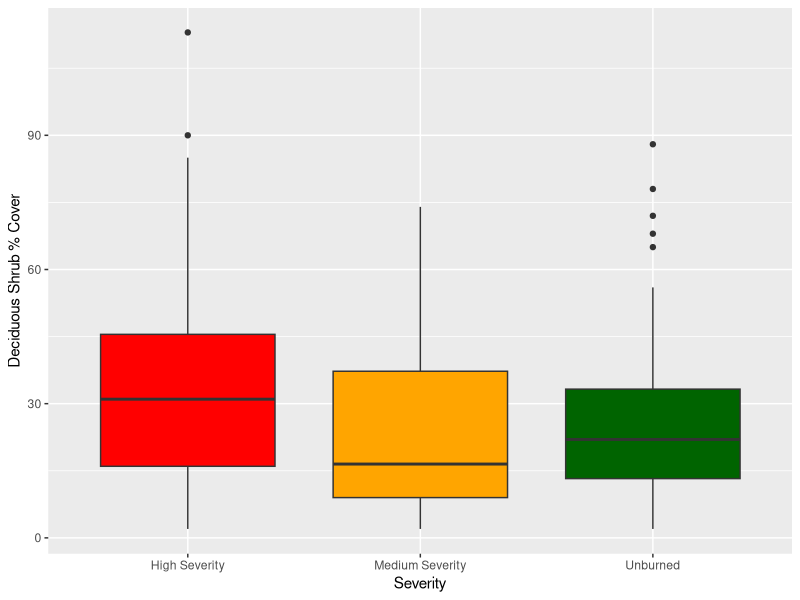
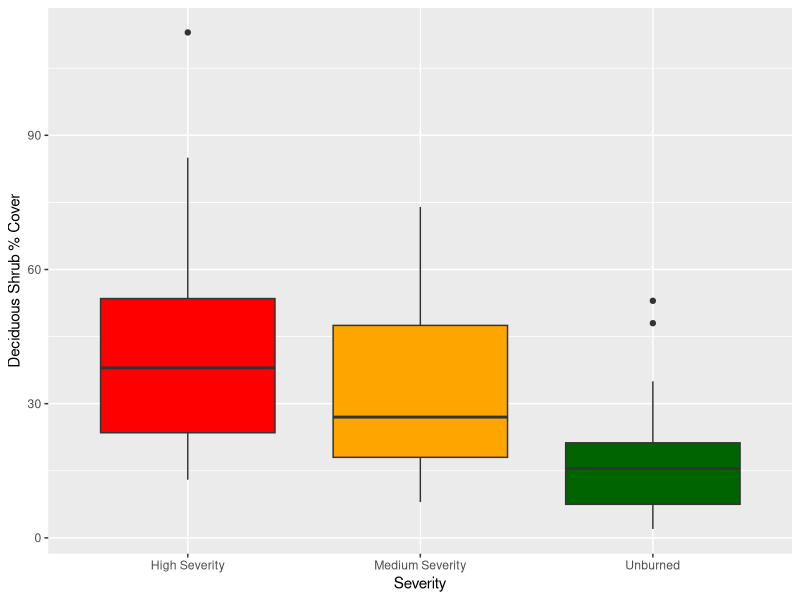
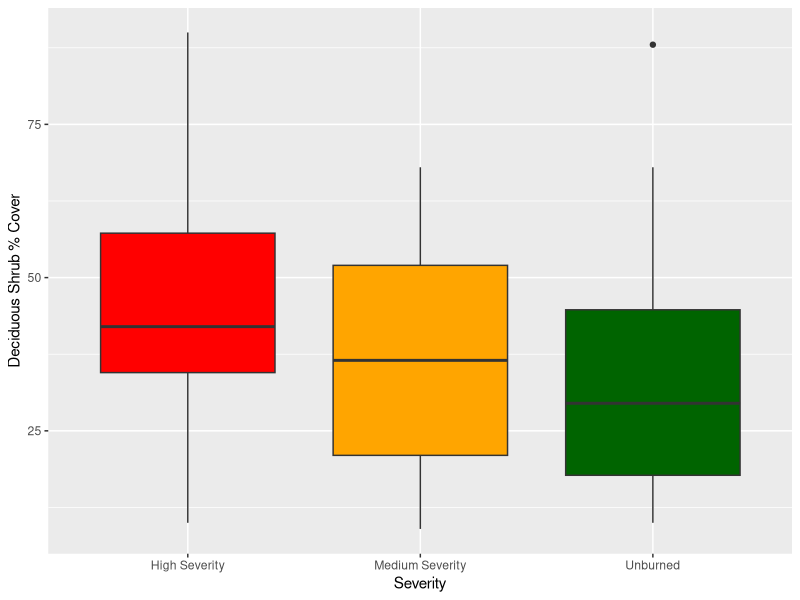
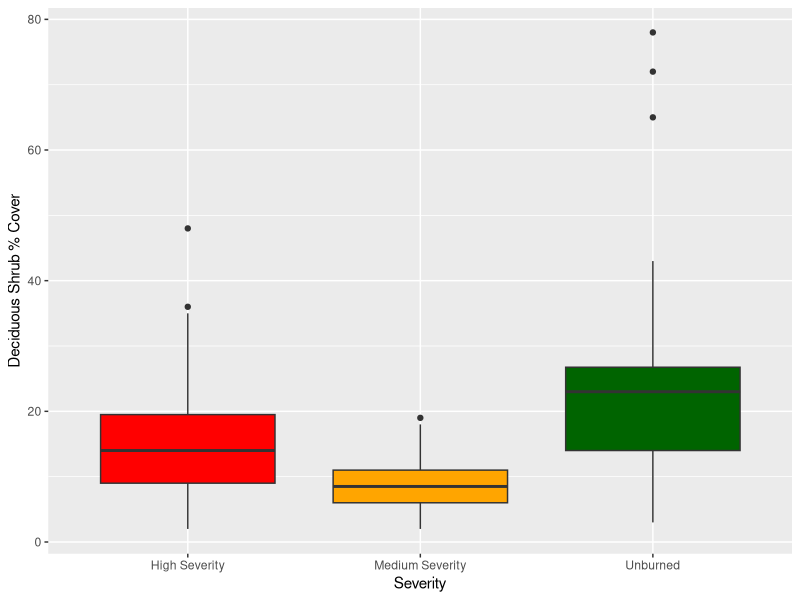
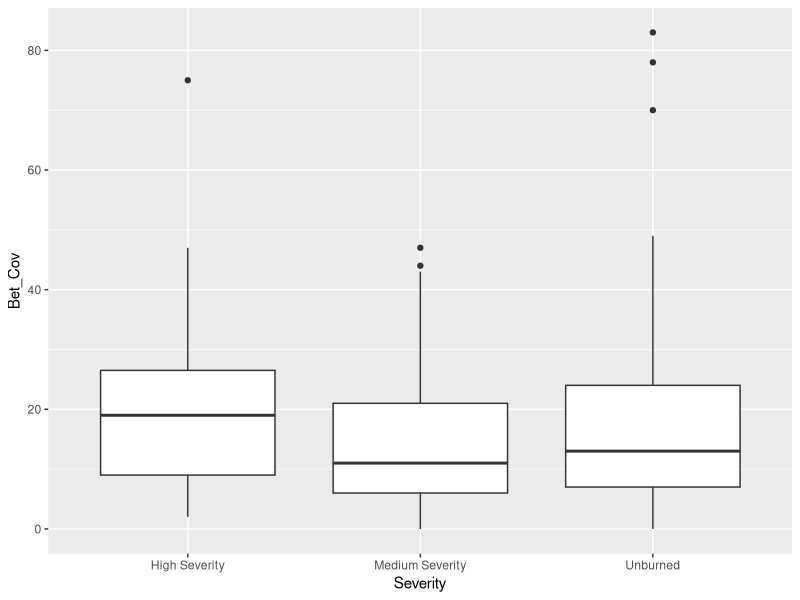
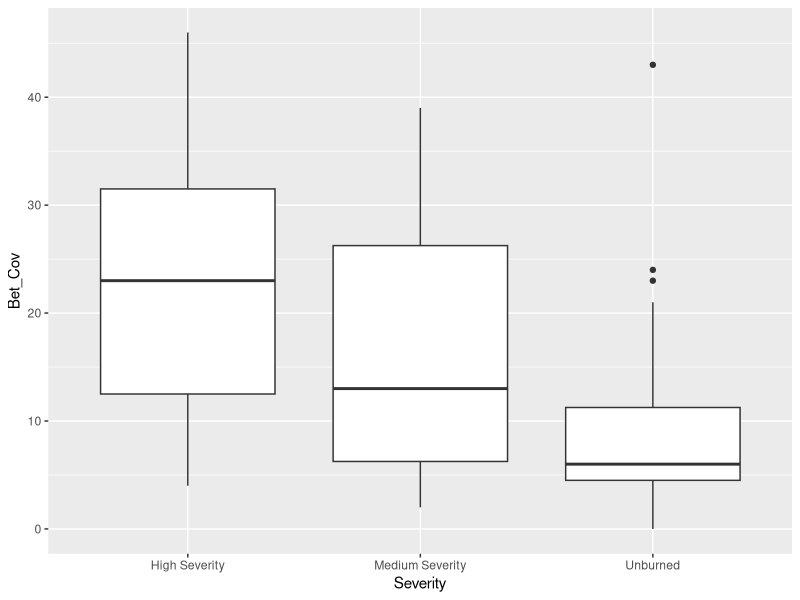
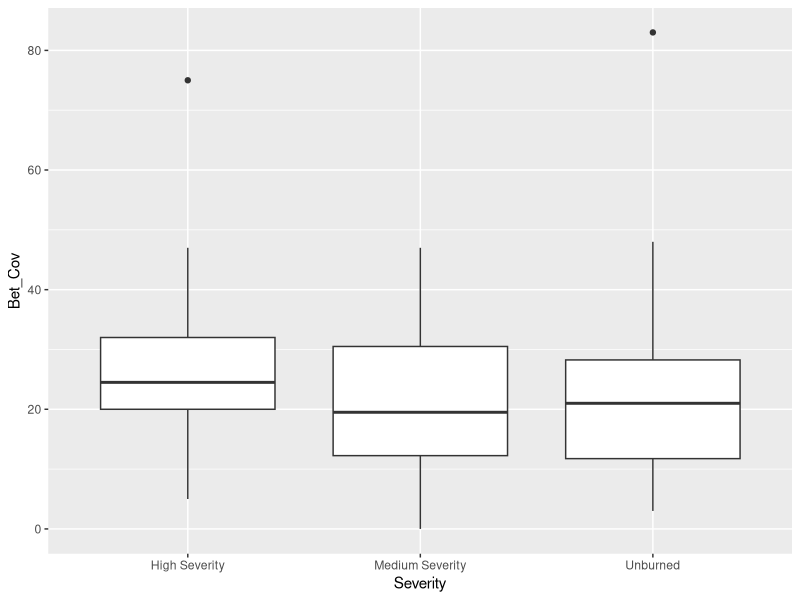
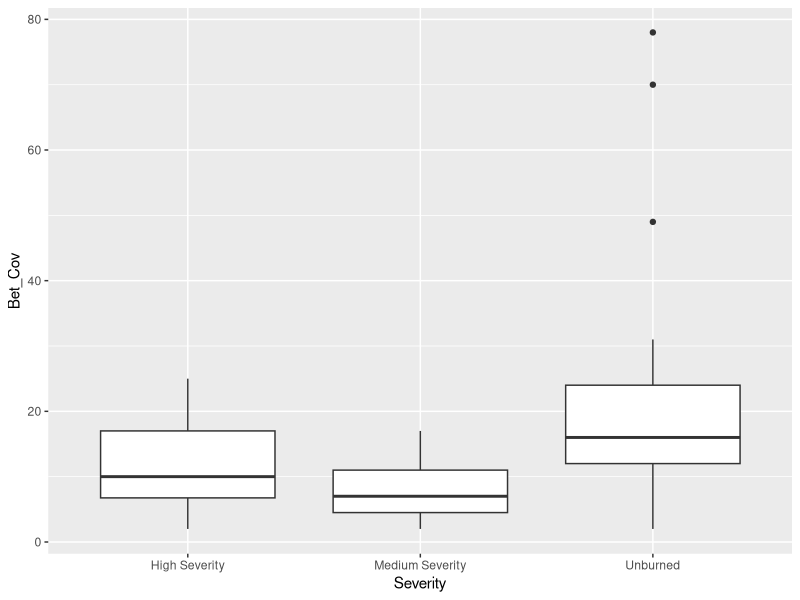

These figures' R source, in order: (Note: this script raises an error after producing the figures.)
setwd("//home.uvic.ca/spenserm/Desktop/FieldData Analysis")

library(dplyr)
library(ggplot2)
library(forcats)

#load in shrub dataset

shrubs<- read.csv("ShrubTraits.csv")

shrubs<- shrubs %>%
  mutate(Severity= case_when(
    Severity == "HS" ~ "High Severity",
    Severity == "MS" ~ "Medium Severity",
    Severity == "UB" ~ "Unburned"
  ))

#shrubs.grouped<- shrubs %>%
  #mutate(type=fct_collapse(Severity, 
       #                    Burned = c("MS", "HS"),
       #                    Unburned = "UB"))

#create deciduous shrub column
shrubs.grouped<- shrubs %>%
  mutate(Decid_Shrub_Cov = Bet_Cov + Aln_Cov + Sal_Cov )

#subsetting shrub data by fire year 

Shrubs_80s<- shrubs %>%
  filter(Site %in% c("87", "SL85"))

Shrubs_2012<- shrubs%>%
  filter(Site %in% c("NL12", "TK12", "HL12"))

Shrubs_2023<-shrubs %>%
  filter(Site %in% c("NL23", "VC23", "HL23"))


#grouped
Shrubs_80sgrouped<- shrubs.grouped %>%
  filter(Site %in% c("87", "SL85"))

Shrubs_2012grouped<- shrubs.grouped%>%
  filter(Site %in% c("NL12", "TK12", "HL12"))

Shrubs_2023grouped<-shrubs.grouped %>%
  filter(Site %in% c("NL23", "VC23", "HL23"))


#all deciduous shrub cover
ShrubsBet_Plot<- ggplot(shrubs.grouped, aes(x=Severity, y=Decid_Shrub_Cov, fill = Severity))+geom_boxplot()  + scale_fill_manual(values=c("red", "orange", "darkgreen")) + guides(fill = "none") + xlab('Severity') + ylab('Deciduous Shrub % Cover')
ShrubsBet_Plot

ShrubsBet_Plot_80s<- ggplot(Shrubs_80sgrouped, aes(x=Severity, y=Decid_Shrub_Cov, fill = Severity))+geom_boxplot()+ scale_fill_manual(values=c("red", "orange", "darkgreen")) + guides(fill = "none") + xlab('Severity') + ylab('Deciduous Shrub % Cover')
ShrubsBet_Plot_80s

ShrubsBet_Plot_2012<- ggplot(Shrubs_2012grouped, aes(x=Severity, y=Decid_Shrub_Cov, fill = Severity))+geom_boxplot()+ scale_fill_manual(values=c("red", "orange", "darkgreen")) + guides(fill = "none") + xlab('Severity') + ylab('Deciduous Shrub % Cover')
ShrubsBet_Plot_2012

ShrubsBet_Plot_2023<- ggplot(Shrubs_2023grouped, aes(x=Severity, y=Decid_Shrub_Cov, fill = Severity))+geom_boxplot()+ scale_fill_manual(values=c("red", "orange", "darkgreen")) + guides(fill = "none") + xlab('Severity') + ylab('Deciduous Shrub % Cover')
ShrubsBet_Plot_2023

#looking at betula cover
ShrubsBet_Plot<- ggplot(shrubs, aes(x=Severity, y=Bet_Cov))+geom_boxplot()
ShrubsBet_Plot

ShrubsBet_Plot_80s<- ggplot(Shrubs_80s, aes(x=Severity, y=Bet_Cov))+geom_boxplot()
ShrubsBet_Plot_80s

ShrubsBet_Plot_2012<- ggplot(Shrubs_2012, aes(x=Severity, y=Bet_Cov))+geom_boxplot()
ShrubsBet_Plot_2012

ShrubsBet_Plot_2023<- ggplot(Shrubs_2023, aes(x=Severity, y=Bet_Cov))+geom_boxplot()
ShrubsBet_Plot_2023


#general burned - no severity

ShrubsBetgrouped_Plot<- ggplot(shrubs.grouped, aes(x=type, y=Bet_Cov))+geom_boxplot()
ShrubsBetgrouped_Plot

ShrubsBet_Plot_80sgrouped<- ggplot(Shrubs_80sgrouped, aes(x=type, y=Bet_Cov))+geom_boxplot()
ShrubsBet_Plot_80sgrouped

ShrubsBet_Plot_2012grouped<- ggplot(Shrubs_2012grouped, aes(x=type, y=Bet_Cov))+geom_boxplot()
ShrubsBet_Plot_2012grouped

ShrubsBet_Plot_2023grouped<- ggplot(Shrubs_2023grouped, aes(x=type, y=Bet_Cov))+geom_boxplot()
ShrubsBet_Plot_2023grouped


#looking at salix cover
ShrubsSal_Plot<- ggplot(shrubs, aes(x=Severity, y=Sal_Cov))+geom_boxplot()
ShrubsSal_Plot

ShrubsSal_Plot_80s<- ggplot(Shrubs_80s, aes(x=Severity, y=Sal_Cov))+geom_boxplot()
ShrubsSal_Plot_80s

ShrubsSal_Plot_2012<- ggplot(Shrubs_2012, aes(x=Severity, y=Sal_Cov))+geom_boxplot()
ShrubsSal_Plot_2012

ShrubsSal_Plot_2023<- ggplot(Shrubs_2023, aes(x=Severity, y=Sal_Cov))+geom_boxplot()
ShrubsSal_Plot_2023



#general burned - no severity

ShrubsSalgrouped_Plot<- ggplot(shrubs.grouped, aes(x=type, y=Sal_Cov))+geom_boxplot()
ShrubsSalgrouped_Plot

ShrubsSal_Plot_80sgrouped<- ggplot(Shrubs_80sgrouped, aes(x=type, y=Sal_Cov))+geom_boxplot()
ShrubsSal_Plot_80sgrouped

ShrubsSal_Plot_2012grouped<- ggplot(Shrubs_2012grouped, aes(x=type, y=Sal_Cov))+geom_boxplot()
ShrubsSal_Plot_2012grouped

ShrubsSal_Plot_2023grouped<- ggplot(Shrubs_2023grouped, aes(x=type, y=Sal_Cov))+geom_boxplot()
ShrubsSal_Plot_2023grouped



#looking at rhod cover
ShrubsRhod_Plot<- ggplot(shrubs, aes(x=Severity, y=Rhod_Cov))+geom_boxplot()
ShrubsRhod_Plot

ShrubsRhod_Plot_80s<- ggplot(Shrubs_80s, aes(x=Severity, y=Rhod_Cov))+geom_boxplot()
ShrubsRhod_Plot_80s

ShrubsRhod_Plot_2012<- ggplot(Shrubs_2012, aes(x=Severity, y=Rhod_Cov))+geom_boxplot()
ShrubsRhod_Plot_2012

ShrubsRhod_Plot_2023<- ggplot(Shrubs_2023, aes(x=Severity, y=Rhod_Cov))+geom_boxplot()
ShrubsRhod_Plot_2023


#general burned - no severity

ShrubsRhodgrouped_Plot<- ggplot(shrubs.grouped, aes(x=type, y=Rhod_Cov))+geom_boxplot()
ShrubsRhodgrouped_Plot

ShrubsRhod_Plot_80sgrouped<- ggplot(Shrubs_80sgrouped, aes(x=type, y=Rhod_Cov))+geom_boxplot()
ShrubsRhod_Plot_80sgrouped

ShrubsRhod_Plot_2012grouped<- ggplot(Shrubs_2012grouped, aes(x=type, y=Rhod_Cov))+geom_boxplot()
ShrubsRhod_Plot_2012grouped

ShrubsRhod_Plot_2023grouped<- ggplot(Shrubs_2023grouped, aes(x=type, y=Rhod_Cov))+geom_boxplot()
ShrubsRhod_Plot_2023grouped
